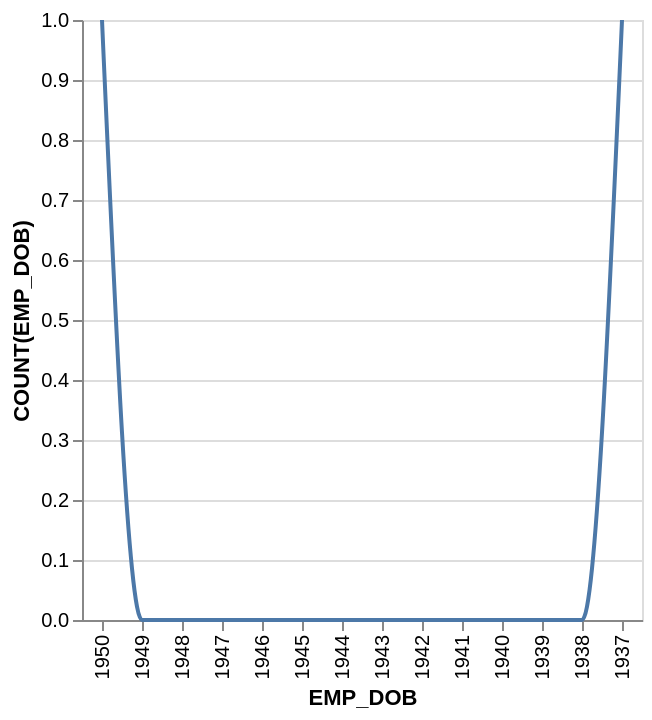

Specify this chart in Vega-Lite:
### Vega-Lite specification from a JSON file in a GitHub repository (floating-point values rounded to 4 significant figures)
{"data": {"values": [{"x_data": "1937", "y_data": 1}, {"x_data": "1938", "y_data": 0}, {"x_data": "1939", "y_data": 0}, {"x_data": "1940", "y_data": 0}, {"x_data": "1941", "y_data": 0}, {"x_data": "1942", "y_data": 0}, {"x_data": "1943", "y_data": 0}, {"x_data": "1944", "y_data": 0}, {"x_data": "1945", "y_data": 0}, {"x_data": "1946", "y_data": 0}, {"x_data": "1947", "y_data": 0}, {"x_data": "1948", "y_data": 0}, {"x_data": "1949", "y_data": 0}, {"x_data": "1950", "y_data": 1}]}, "mark": {"type": "line", "interpolate": "monotone"}, "encoding": {"x": {"field": "x_data", "type": "nominal", "title": "EMP_DOB", "sort": "descending"}, "y": {"field": "y_data", "type": "quantitative", "title": "COUNT(EMP_DOB)"}}}
